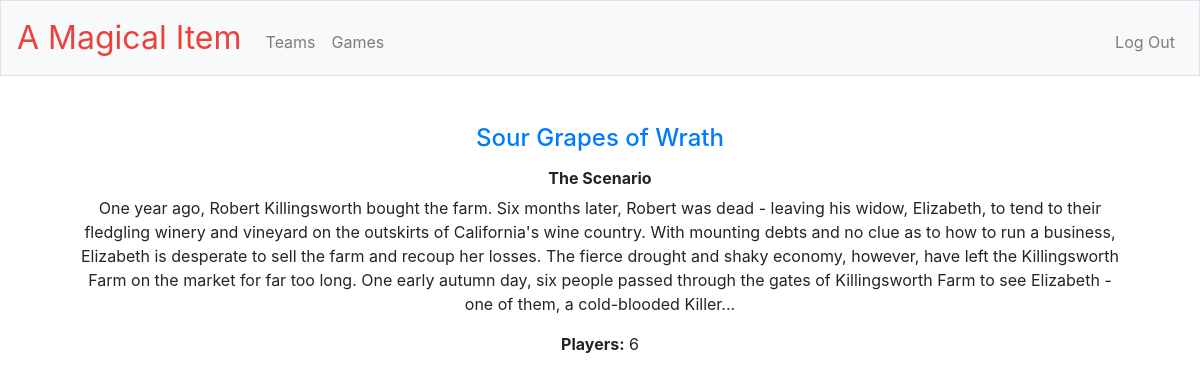
Page /games (signed in) on the committed database.
### tables this page shows
CREATE TABLE 'games' ('id' integer PRIMARY KEY AUTOINCREMENT NOT NULL, 'name' text NOT NULL, 'players'  INTEGER NOT NULL  , 'description'  text NOT NULL  );

### application.py (the view)
@app.route("/games")
@login_required
def games():
    games = db.execute("SELECT * FROM games")
    return render_template("games.html", games=games)

### application.py (called while the page is built)
@app.after_request
def after_request(response):
    response.headers["Cache-Control"] = "no-cache, no-store, must-revalidate"
    response.headers["Expires"] = 0
    response.headers["Pragma"] = "no-cache"
    return response

### helpers.py (called while the page is built)
def login_required(f):
    @wraps(f)
    def decorated_function(*args, **kwargs):
        if session.get("user_id") is None:
            return redirect("/login")
        return f(*args, **kwargs)
    return decorated_function

### templates/games.html (shortened to what this page needs)
{% extends "layout.html" %}
{% block main %}
    {% for game in games %}
        <h4><a href="/{{ game.name|lower()|replace(' ', '-') }}">{{ game.name }}</a></h3>
        <p><h6><b>The Scenario</b></h6>
        {{ game.description }}
        </p>
        <p><b>Players:</b> {{ game.players }}</p>
    {% endfor %}
{% endblock %}

### templates/layout.html (shortened to what this page needs)
<!DOCTYPE html>
<html lang="en">
    <head>
        <link href="https://maxcdn.bootstrapcdn.com/bootstrap/4.1.3/css/bootstrap.min.css" rel="stylesheet">
        <link href="/static/css/styles.css" rel="stylesheet">
    </head>
    <body>
        <nav class="navbar navbar-expand-md navbar-light bg-light border">
            <a class="navbar-brand" href="/"><span class="red">A Magical Item</span></a>
            <div class="collapse navbar-collapse" id="navbar">
                {% if session.user_id %}
                    <ul class="navbar-nav mr-auto mt-2">
                        <li class="nav-item"><a class="nav-link" href="/teams">Teams</a></li>
                        <li class="nav-item"><a class="nav-link" href="/games">Games</a></li>
                    </ul>
                    <ul class="navbar-nav ml-auto mt-2">
                        <li class="nav-item"><a class="nav-link" href="/logout">Log Out</a></li>
                    </ul>
                {% else %}
                    <ul class="navbar-nav ml-auto mt-2">
                        <li class="nav-item"><a class="nav-link" href="/register">Register</a></li>
                        <li class="nav-item"><a class="nav-link" href="/login">Log In</a></li>
                    </ul>
                {% endif %}
            </div>
        </nav>
        <main class="container p-5">
            {% block main %}{% endblock %}
        </main>
    </body>
</html>

### static/css/styles.css (style rules this page uses)
nav .navbar-brand { font-size: xx-large; }
nav .navbar-brand .red { color: #ea433b; }
main { overflow-x: auto; text-align: center; }

### rows in the picture
games: name "Sour Grapes of Wrath", description "One year ago, Robert Killingsworth bought the farm. Six months later, Robert was dead - leaving his widow, Elizabeth, to tend to their fledgling winery and vineyard on the outskirts of California's wine country. With mounting debts and no clue as to how to run a business, Elizabeth is desperate to sell the farm and recoup her losses. The fierce drought and shaky economy, however, have left the Killingsworth Farm on the market for far too long. One early autumn day, six people passed through the gates of Killingsworth Farm to see Elizabeth - one of them, a cold-blooded Killer...", players "6"
